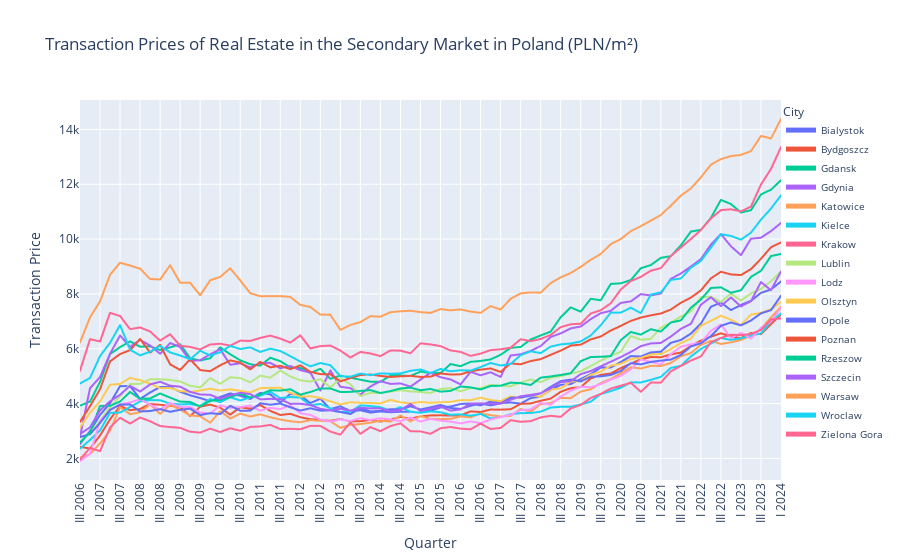

The notebook cell this image was saved under:
### Code cell
# Create a line plot using Plotly Express
fig_secondary_transaction = px.line(
    secondary_market_transaction_prices_df_melted,  # DataFrame containing the melted data
    x='Quarter',                                 # Column to be used for the x-axis
    y='Transaction Price',                       # Column to be used for the y-axis
    color='City',                                # Column to be used for coloring lines
    title='Transaction Prices of Real Estate in the Secondary Market in Poland (PLN/m²)'  # Title of the plot
)

# Update layout of the figure
fig_secondary_transaction.update_layout(
    xaxis=dict(
        tickangle=-90  # Rotate x-axis labels for better readability
    ),
    legend=dict(
        yanchor="top",               # Position the legend at the top
        y=1.0,                       # Vertical position of the legend
        xanchor="left",              # Horizontal alignment of the legend
        x=1.0,                       # Horizontal position of the legend
        font=dict(size=10),          # Font size of the legend text
        traceorder="normal",         # Order of traces in the legend
        itemsizing='constant'        # Ensure all items in the legend are of constant size
    )
)

# Show the plot
fig_secondary_transaction.show()

### Figure 1 — Plotly figure (JSON) as saved in the notebook; plotly's stock layout.template omitted (floating-point values rounded to 4 significant figures)
{"data": [{"hovertemplate": "City=Bialystok<br>Quarter=%{x}<br>Transaction Price=%{y}<extra></extra>", "legendgroup": "Bialystok", "line": {"color": "#636efa", "dash": "solid"}, "marker": {"symbol": "circle"}, "mode": "lines", "name": "Bialystok", "showlegend": true, "type": "scattergl", "x": ["III 2006", "IV 2006", "I 2007", "II 2007", "III 2007", "IV 2007", "I 2008", "II 2008", "III 2008", "IV 2008", "I 2009", "II 2009", "III 2009", "IV 2009", "I 2010", "II 2010", "III 2010", "IV 2010", "I 2011", "II 2011", "III 2011", "IV 2011", "I 2012", "II 2012", "III 2012", "IV 2012", "I 2013", "II 2013", "III 2013", "IV 2013", "I 2014", "II 2014", "III 2014", "IV 2014", "I 2015", "II 2015", "III 2015", "IV 2015", "I 2016", "II 2016", "III 2016", "IV 2016", "I 2017", "II 2017", "III 2017", "IV 2017", "I 2018", "II 2018", "III 2018", "IV 2018", "I 2019", "II 2019", "III 2019", "IV 2019", "I 2020", "II 2020", "III 2020", "IV 2020", "I 2021", "II 2021", "III 2021", "IV 2021", "I 2022", "II 2022", "III 2022", "IV 2022", "I 2023", "II 2023", "III 2023", "IV 2023", "I 2024"], "xaxis": "x", "y": [2529, 2998, 3590, 4009, 4635, 4637, 4168, 4404, 4604, 4601, 4432, 4301, 4201, 4086, 4243, 4369, 4286, 4169, 4391, 4334, 4044, 4349, 4304, 4018, 4177, 3797, 3899, 3728, 3755, 3670, 3712, 3685, 3701, 3702, 3665, 3745, 3857, 3890, 3986, 4000, 3933, 4078, 4015, 4040, 3998, 4199, 4254, 4495, 4682, 4712, 4896, 5069, 5315, 5316, 5518, 5732, 5716, 5866, 5892, 6216, 6320, 6552, 6916, 7531, 7686, 7407, 7599, 7749, 8038, 8163, 8452], "yaxis": "y"}, {"hovertemplate": "City=Bydgoszcz<br>Quarter=%{x}<br>Transaction Price=%{y}<extra></extra>", "legendgroup": "Bydgoszcz", "line": {"color": "#EF553B", "dash": "solid"}, "marker": {"symbol": "circle"}, "mode": "lines", "name": "Bydgoszcz", "showlegend": true, "type": "scattergl", "x": ["III 2006", "IV 2006", "I 2007", "II 2007", "III 2007", "IV 2007", "I 2008", "II 2008", "III 2008", "IV 2008", "I 2009", "II 2009", "III 2009", "IV 2009", "I 2010", "II 2010", "III 2010", "IV 2010", "I 2011", "II 2011", "III 2011", "IV 2011", "I 2012", "II 2012", "III 2012", "IV 2012", "I 2013", "II 2013", "III 2013", "IV 2013", "I 2014", "II 2014", "III 2014", "IV 2014", "I 2015", "II 2015", "III 2015", "IV 2015", "I 2016", "II 2016", "III 2016", "IV 2016", "I 2017", "II 2017", "III 2017", "IV 2017", "I 2018", "II 2018", "III 2018", "IV 2018", "I 2019", "II 2019", "III 2019", "IV 2019", "I 2020", "II 2020", "III 2020", "IV 2020", "I 2021", "II 2021", "III 2021", "IV 2021", "I 2022", "II 2022", "III 2022", "IV 2022", "I 2023", "II 2023", "III 2023", "IV 2023", "I 2024"], "xaxis": "x", "y": [2424, 2359, 2836, 3424, 3913, 3758, 3801, 3984, 3957, 3917, 3876, 3541, 3885, 3964, 3850, 3596, 3866, 3814, 3945, 3733, 3583, 3625, 3503, 3429, 3405, 3371, 3434, 3349, 3357, 3403, 3342, 3416, 3514, 3450, 3531, 3567, 3573, 3562, 3574, 3715, 3692, 3782, 3779, 3792, 3987, 4004, 4102, 4181, 4430, 4560, 4601, 4914, 5050, 5095, 5297, 5456, 5611, 5698, 5689, 5792, 5861, 6102, 6297, 6440, 6565, 6445, 6389, 6575, 6532, 6895, 7249], "yaxis": "y"}, {"hovertemplate": "City=Gdansk<br>Quarter=%{x}<br>Transaction Price=%{y}<extra></extra>", "legendgroup": "Gdansk", "line": {"color": "#00cc96", "dash": "solid"}, "marker": {"symbol": "circle"}, "mode": "lines", "name": "Gdansk", "showlegend": true, "type": "scattergl", "x": ["III 2006", "IV 2006", "I 2007", "II 2007", "III 2007", "IV 2007", "I 2008", "II 2008", "III 2008", "IV 2008", "I 2009", "II 2009", "III 2009", "IV 2009", "I 2010", "II 2010", "III 2010", "IV 2010", "I 2011", "II 2011", "III 2011", "IV 2011", "I 2012", "II 2012", "III 2012", "IV 2012", "I 2013", "II 2013", "III 2013", "IV 2013", "I 2014", "II 2014", "III 2014", "IV 2014", "I 2015", "II 2015", "III 2015", "IV 2015", "I 2016", "II 2016", "III 2016", "IV 2016", "I 2017", "II 2017", "III 2017", "IV 2017", "I 2018", "II 2018", "III 2018", "IV 2018", "I 2019", "II 2019", "III 2019", "IV 2019", "I 2020", "II 2020", "III 2020", "IV 2020", "I 2021", "II 2021", "III 2021", "IV 2021", "I 2022", "II 2022", "III 2022", "IV 2022", "I 2023", "II 2023", "III 2023", "IV 2023", "I 2024"], "xaxis": "x", "y": [3926, 4072, 4787, 5806, 6059, 6267, 6074, 6087, 5952, 6048, 6166, 5651, 5570, 5653, 6052, 5798, 5579, 5433, 5383, 5671, 5548, 5316, 5295, 5113, 5269, 4903, 5020, 4943, 4871, 4798, 4791, 5021, 5023, 5008, 5166, 5113, 5114, 5441, 5364, 5521, 5555, 5610, 5778, 6030, 6065, 6337, 6485, 6625, 7149, 7508, 7351, 7823, 7767, 8364, 8387, 8504, 8935, 9053, 9315, 9379, 9771, 10275, 10336, 10771, 11429, 11278, 10970, 11053, 11629, 11801, 12148], "yaxis": "y"}, {"hovertemplate": "City=Gdynia<br>Quarter=%{x}<br>Transaction Price=%{y}<extra></extra>", "legendgroup": "Gdynia", "line": {"color": "#ab63fa", "dash": "solid"}, "marker": {"symbol": "circle"}, "mode": "lines", "name": "Gdynia", "showlegend": true, "type": "scattergl", "x": ["III 2006", "IV 2006", "I 2007", "II 2007", "III 2007", "IV 2007", "I 2008", "II 2008", "III 2008", "IV 2008", "I 2009", "II 2009", "III 2009", "IV 2009", "I 2010", "II 2010", "III 2010", "IV 2010", "I 2011", "II 2011", "III 2011", "IV 2011", "I 2012", "II 2012", "III 2012", "IV 2012", "I 2013", "II 2013", "III 2013", "IV 2013", "I 2014", "II 2014", "III 2014", "IV 2014", "I 2015", "II 2015", "III 2015", "IV 2015", "I 2016", "II 2016", "III 2016", "IV 2016", "I 2017", "II 2017", "III 2017", "IV 2017", "I 2018", "II 2018", "III 2018", "IV 2018", "I 2019", "II 2019", "III 2019", "IV 2019", "I 2020", "II 2020", "III 2020", "IV 2020", "I 2021", "II 2021", "III 2021", "IV 2021", "I 2022", "II 2022", "III 2022", "IV 2022", "I 2023", "II 2023", "III 2023", "IV 2023", "I 2024"], "xaxis": "x", "y": [2782, 4561, 4966, 5817, 6483, 6069, 6321, 6119, 5816, 6208, 6063, 5554, 5582, 5797, 5981, 5416, 5470, 5317, 5481, 5483, 5288, 5370, 5219, 5131, 4474, 5209, 4613, 4564, 4328, 4624, 4817, 4716, 4734, 4617, 4874, 5126, 4962, 4879, 4699, 5155, 5030, 5141, 4971, 5754, 5799, 5920, 6098, 6428, 6562, 6743, 6810, 7081, 7297, 7384, 7671, 7727, 7993, 7942, 8017, 8549, 8745, 8998, 9269, 9801, 10184, 9737, 9414, 10013, 10051, 10290, 10588], "yaxis": "y"}, {"hovertemplate": "City=Katowice<br>Quarter=%{x}<br>Transaction Price=%{y}<extra></extra>", "legendgroup": "Katowice", "line": {"color": "#FFA15A", "dash": "solid"}, "marker": {"symbol": "circle"}, "mode": "lines", "name": "Katowice", "showlegend": true, "type": "scattergl", "x": ["III 2006", "IV 2006", "I 2007", "II 2007", "III 2007", "IV 2007", "I 2008", "II 2008", "III 2008", "IV 2008", "I 2009", "II 2009", "III 2009", "IV 2009", "I 2010", "II 2010", "III 2010", "IV 2010", "I 2011", "II 2011", "III 2011", "IV 2011", "I 2012", "II 2012", "III 2012", "IV 2012", "I 2013", "II 2013", "III 2013", "IV 2013", "I 2014", "II 2014", "III 2014", "IV 2014", "I 2015", "II 2015", "III 2015", "IV 2015", "I 2016", "II 2016", "III 2016", "IV 2016", "I 2017", "II 2017", "III 2017", "IV 2017", "I 2018", "II 2018", "III 2018", "IV 2018", "I 2019", "II 2019", "III 2019", "IV 2019", "I 2020", "II 2020", "III 2020", "IV 2020", "I 2021", "II 2021", "III 2021", "IV 2021", "I 2022", "II 2022", "III 2022", "IV 2022", "I 2023", "II 2023", "III 2023", "IV 2023", "I 2024"], "xaxis": "x", "y": [2028, 2160, 2542, 3013, 3870, 3612, 3685, 3968, 3622, 3952, 3777, 3563, 3541, 3303, 3722, 3455, 3632, 3528, 3607, 3500, 3418, 3356, 3318, 3399, 3371, 3357, 3116, 3222, 3254, 3301, 3378, 3339, 3563, 3348, 3542, 3444, 3434, 3442, 3531, 3500, 3636, 3577, 3528, 3551, 3805, 3698, 3981, 4018, 4204, 4200, 4438, 4521, 4749, 4895, 5106, 5327, 5278, 5376, 5370, 5481, 5728, 5842, 6145, 6288, 6174, 6232, 6319, 6482, 6726, 7144, 7526], "yaxis": "y"}, {"hovertemplate": "City=Kielce<br>Quarter=%{x}<br>Transaction Price=%{y}<extra></extra>", "legendgroup": "Kielce", "line": {"color": "#19d3f3", "dash": "solid"}, "marker": {"symbol": "circle"}, "mode": "lines", "name": "Kielce", "showlegend": true, "type": "scattergl", "x": ["III 2006", "IV 2006", "I 2007", "II 2007", "III 2007", "IV 2007", "I 2008", "II 2008", "III 2008", "IV 2008", "I 2009", "II 2009", "III 2009", "IV 2009", "I 2010", "II 2010", "III 2010", "IV 2010", "I 2011", "II 2011", "III 2011", "IV 2011", "I 2012", "II 2012", "III 2012", "IV 2012", "I 2013", "II 2013", "III 2013", "IV 2013", "I 2014", "II 2014", "III 2014", "IV 2014", "I 2015", "II 2015", "III 2015", "IV 2015", "I 2016", "II 2016", "III 2016", "IV 2016", "I 2017", "II 2017", "III 2017", "IV 2017", "I 2018", "II 2018", "III 2018", "IV 2018", "I 2019", "II 2019", "III 2019", "IV 2019", "I 2020", "II 2020", "III 2020", "IV 2020", "I 2021", "II 2021", "III 2021", "IV 2021", "I 2022", "II 2022", "III 2022", "IV 2022", "I 2023", "II 2023", "III 2023", "IV 2023", "I 2024"], "xaxis": "x", "y": [2355, 2673, 3022, 3661, 3670, 3876, 4078, 4127, 4122, 3996, 3970, 3982, 3911, 4167, 4049, 4230, 4114, 4223, 4285, 4427, 4201, 4239, 4218, 3941, 3987, 3829, 3691, 3707, 3933, 3909, 3870, 3739, 3868, 3703, 3663, 3717, 3684, 3589, 3607, 3558, 3620, 3456, 3502, 3612, 3653, 3655, 3705, 3854, 3883, 3882, 3968, 4067, 4345, 4453, 4578, 4774, 4770, 4867, 4973, 5301, 5377, 5716, 5992, 6188, 6391, 6324, 6384, 6475, 6562, 6992, 7287], "yaxis": "y"}, {"hovertemplate": "City=Krakow<br>Quarter=%{x}<br>Transaction Price=%{y}<extra></extra>", "legendgroup": "Krakow", "line": {"color": "#FF6692", "dash": "solid"}, "marker": {"symbol": "circle"}, "mode": "lines", "name": "Krakow", "showlegend": true, "type": "scattergl", "x": ["III 2006", "IV 2006", "I 2007", "II 2007", "III 2007", "IV 2007", "I 2008", "II 2008", "III 2008", "IV 2008", "I 2009", "II 2009", "III 2009", "IV 2009", "I 2010", "II 2010", "III 2010", "IV 2010", "I 2011", "II 2011", "III 2011", "IV 2011", "I 2012", "II 2012", "III 2012", "IV 2012", "I 2013", "II 2013", "III 2013", "IV 2013", "I 2014", "II 2014", "III 2014", "IV 2014", "I 2015", "II 2015", "III 2015", "IV 2015", "I 2016", "II 2016", "III 2016", "IV 2016", "I 2017", "II 2017", "III 2017", "IV 2017", "I 2018", "II 2018", "III 2018", "IV 2018", "I 2019", "II 2019", "III 2019", "IV 2019", "I 2020", "II 2020", "III 2020", "IV 2020", "I 2021", "II 2021", "III 2021", "IV 2021", "I 2022", "II 2022", "III 2022", "IV 2022", "I 2023", "II 2023", "III 2023", "IV 2023", "I 2024"], "xaxis": "x", "y": [5193, 6349, 6267, 7309, 7193, 6715, 6777, 6629, 6294, 6530, 6110, 6065, 5975, 6155, 6182, 6115, 6296, 6284, 6394, 6478, 6369, 6224, 6489, 6011, 6096, 6115, 5931, 5680, 5884, 5827, 5731, 5937, 5930, 5834, 6197, 6157, 6095, 5939, 5884, 5740, 5820, 5951, 5979, 6038, 6347, 6276, 6357, 6504, 6787, 6892, 6912, 7286, 7404, 7657, 8162, 8469, 8620, 8847, 8940, 9380, 9695, 10001, 10331, 10750, 11057, 11086, 11011, 11185, 11989, 12558, 13358], "yaxis": "y"}, {"hovertemplate": "City=Lublin<br>Quarter=%{x}<br>Transaction Price=%{y}<extra></extra>", "legendgroup": "Lublin", "line": {"color": "#B6E880", "dash": "solid"}, "marker": {"symbol": "circle"}, "mode": "lines", "name": "Lublin", "showlegend": true, "type": "scattergl", "x": ["III 2006", "IV 2006", "I 2007", "II 2007", "III 2007", "IV 2007", "I 2008", "II 2008", "III 2008", "IV 2008", "I 2009", "II 2009", "III 2009", "IV 2009", "I 2010", "II 2010", "III 2010", "IV 2010", "I 2011", "II 2011", "III 2011", "IV 2011", "I 2012", "II 2012", "III 2012", "IV 2012", "I 2013", "II 2013", "III 2013", "IV 2013", "I 2014", "II 2014", "III 2014", "IV 2014", "I 2015", "II 2015", "III 2015", "IV 2015", "I 2016", "II 2016", "III 2016", "IV 2016", "I 2017", "II 2017", "III 2017", "IV 2017", "I 2018", "II 2018", "III 2018", "IV 2018", "I 2019", "II 2019", "III 2019", "IV 2019", "I 2020", "II 2020", "III 2020", "IV 2020", "I 2021", "II 2021", "III 2021", "IV 2021", "I 2022", "II 2022", "III 2022", "IV 2022", "I 2023", "II 2023", "III 2023", "IV 2023", "I 2024"], "xaxis": "x", "y": [2769, 2884, 3373, 3870, 4265, 4713, 4718, 4890, 4885, 4859, 4805, 4650, 4589, 4926, 4720, 4959, 4930, 4774, 5019, 4945, 5206, 4989, 4848, 4805, 4886, 4588, 4917, 4703, 4273, 4392, 4382, 4441, 4487, 4444, 4424, 4386, 4534, 4561, 4449, 4568, 4559, 4680, 4651, 4630, 4765, 4879, 4782, 4939, 5001, 5095, 5176, 5371, 5565, 5747, 5884, 6464, 6331, 6359, 6767, 6950, 7176, 7362, 7884, 7893, 7707, 8009, 7761, 8016, 8185, 8465, 8822], "yaxis": "y"}, {"hovertemplate": "City=Lodz<br>Quarter=%{x}<br>Transaction Price=%{y}<extra></extra>", "legendgroup": "Lodz", "line": {"color": "#FF97FF", "dash": "solid"}, "marker": {"symbol": "circle"}, "mode": "lines", "name": "Lodz", "showlegend": true, "type": "scattergl", "x": ["III 2006", "IV 2006", "I 2007", "II 2007", "III 2007", "IV 2007", "I 2008", "II 2008", "III 2008", "IV 2008", "I 2009", "II 2009", "III 2009", "IV 2009", "I 2010", "II 2010", "III 2010", "IV 2010", "I 2011", "II 2011", "III 2011", "IV 2011", "I 2012", "II 2012", "III 2012", "IV 2012", "I 2013", "II 2013", "III 2013", "IV 2013", "I 2014", "II 2014", "III 2014", "IV 2014", "I 2015", "II 2015", "III 2015", "IV 2015", "I 2016", "II 2016", "III 2016", "IV 2016", "I 2017", "II 2017", "III 2017", "IV 2017", "I 2018", "II 2018", "III 2018", "IV 2018", "I 2019", "II 2019", "III 2019", "IV 2019", "I 2020", "II 2020", "III 2020", "IV 2020", "I 2021", "II 2021", "III 2021", "IV 2021", "I 2022", "II 2022", "III 2022", "IV 2022", "I 2023", "II 2023", "III 2023", "IV 2023", "I 2024"], "xaxis": "x", "y": [1905, 2160, 3360, 3749, 3981, 4039, 4160, 3961, 3780, 4020, 3874, 3870, 3677, 3636, 3933, 3845, 3874, 3924, 3738, 3843, 3798, 3939, 3647, 3587, 3418, 3341, 3422, 3360, 3469, 3400, 3464, 3421, 3361, 3490, 3342, 3442, 3376, 3341, 3277, 3347, 3284, 3417, 3509, 3588, 3762, 3784, 4022, 3959, 4256, 4465, 4616, 4596, 4708, 4870, 5011, 5245, 5613, 5522, 5433, 5800, 6075, 6158, 6214, 6652, 6887, 6384, 6579, 6366, 6768, 6987, 7496], "yaxis": "y"}, {"hovertemplate": "City=Olsztyn<br>Quarter=%{x}<br>Transaction Price=%{y}<extra></extra>", "legendgroup": "Olsztyn", "line": {"color": "#FECB52", "dash": "solid"}, "marker": {"symbol": "circle"}, "mode": "lines", "name": "Olsztyn", "showlegend": true, "type": "scattergl", "x": ["III 2006", "IV 2006", "I 2007", "II 2007", "III 2007", "IV 2007", "I 2008", "II 2008", "III 2008", "IV 2008", "I 2009", "II 2009", "III 2009", "IV 2009", "I 2010", "II 2010", "III 2010", "IV 2010", "I 2011", "II 2011", "III 2011", "IV 2011", "I 2012", "II 2012", "III 2012", "IV 2012", "I 2013", "II 2013", "III 2013", "IV 2013", "I 2014", "II 2014", "III 2014", "IV 2014", "I 2015", "II 2015", "III 2015", "IV 2015", "I 2016", "II 2016", "III 2016", "IV 2016", "I 2017", "II 2017", "III 2017", "IV 2017", "I 2018", "II 2018", "III 2018", "IV 2018", "I 2019", "II 2019", "III 2019", "IV 2019", "I 2020", "II 2020", "III 2020", "IV 2020", "I 2021", "II 2021", "III 2021", "IV 2021", "I 2022", "II 2022", "III 2022", "IV 2022", "I 2023", "II 2023", "III 2023", "IV 2023", "I 2024"], "xaxis": "x", "y": [3126, 3665, 4082, 4687, 4716, 4938, 4854, 4726, 4560, 4570, 4455, 4424, 4478, 4541, 4475, 4520, 4467, 4404, 4563, 4572, 4577, 4395, 4251, 4268, 4202, 4081, 3968, 4046, 4028, 4022, 4005, 4138, 4044, 4007, 4055, 4025, 4047, 4060, 4126, 4122, 4216, 4127, 4091, 4260, 4199, 4312, 4243, 4510, 4554, 4804, 4823, 5049, 5171, 5383, 5449, 5630, 5666, 5794, 5805, 5990, 6208, 6372, 6838, 7016, 7205, 7060, 6863, 7246, 7308, 7443, 7709], "yaxis": "y"}, {"hovertemplate": "City=Opole<br>Quarter=%{x}<br>Transaction Price=%{y}<extra></extra>", "legendgroup": "Opole", "line": {"color": "#636efa", "dash": "solid"}, "marker": {"symbol": "circle"}, "mode": "lines", "name": "Opole", "showlegend": true, "type": "scattergl", "x": ["III 2006", "IV 2006", "I 2007", "II 2007", "III 2007", "IV 2007", "I 2008", "II 2008", "III 2008", "IV 2008", "I 2009", "II 2009", "III 2009", "IV 2009", "I 2010", "II 2010", "III 2010", "IV 2010", "I 2011", "II 2011", "III 2011", "IV 2011", "I 2012", "II 2012", "III 2012", "IV 2012", "I 2013", "II 2013", "III 2013", "IV 2013", "I 2014", "II 2014", "III 2014", "IV 2014", "I 2015", "II 2015", "III 2015", "IV 2015", "I 2016", "II 2016", "III 2016", "IV 2016", "I 2017", "II 2017", "III 2017", "IV 2017", "I 2018", "II 2018", "III 2018", "IV 2018", "I 2019", "II 2019", "III 2019", "IV 2019", "I 2020", "II 2020", "III 2020", "IV 2020", "I 2021", "II 2021", "III 2021", "IV 2021", "I 2022", "II 2022", "III 2022", "IV 2022", "I 2023", "II 2023", "III 2023", "IV 2023", "I 2024"], "xaxis": "x", "y": [2777, 2885, 3295, 3771, 3958, 3967, 3712, 3729, 3797, 3700, 3772, 3814, 3582, 3649, 3617, 3919, 3735, 3742, 4010, 3959, 4002, 3864, 3745, 3829, 3740, 3753, 3689, 3619, 3832, 3714, 3732, 3794, 3784, 3901, 3785, 3861, 3949, 3838, 3805, 3920, 4002, 3935, 4006, 4212, 4221, 4285, 4371, 4609, 4818, 4875, 4808, 4978, 4993, 5043, 5189, 5474, 5429, 5520, 5567, 5605, 5774, 6083, 6201, 6463, 6836, 6957, 6852, 7028, 7291, 7409, 7934], "yaxis": "y"}, {"hovertemplate": "City=Poznan<br>Quarter=%{x}<br>Transaction Price=%{y}<extra></extra>", "legendgroup": "Poznan", "line": {"color": "#EF553B", "dash": "solid"}, "marker": {"symbol": "circle"}, "mode": "lines", "name": "Poznan", "showlegend": true, "type": "scattergl", "x": ["III 2006", "IV 2006", "I 2007", "II 2007", "III 2007", "IV 2007", "I 2008", "II 2008", "III 2008", "IV 2008", "I 2009", "II 2009", "III 2009", "IV 2009", "I 2010", "II 2010", "III 2010", "IV 2010", "I 2011", "II 2011", "III 2011", "IV 2011", "I 2012", "II 2012", "III 2012", "IV 2012", "I 2013", "II 2013", "III 2013", "IV 2013", "I 2014", "II 2014", "III 2014", "IV 2014", "I 2015", "II 2015", "III 2015", "IV 2015", "I 2016", "II 2016", "III 2016", "IV 2016", "I 2017", "II 2017", "III 2017", "IV 2017", "I 2018", "II 2018", "III 2018", "IV 2018", "I 2019", "II 2019", "III 2019", "IV 2019", "I 2020", "II 2020", "III 2020", "IV 2020", "I 2021", "II 2021", "III 2021", "IV 2021", "I 2022", "II 2022", "III 2022", "IV 2022", "I 2023", "II 2023", "III 2023", "IV 2023", "I 2024"], "xaxis": "x", "y": [3332, 3903, 4523, 5538, 5805, 5948, 6357, 5858, 6143, 5430, 5226, 5613, 5221, 5181, 5397, 5575, 5496, 5246, 5520, 5321, 5380, 5254, 5396, 5159, 5074, 5067, 4807, 4932, 5042, 5062, 5008, 4970, 4994, 5010, 4970, 4985, 5099, 5060, 5065, 5177, 5236, 5282, 5154, 5465, 5433, 5550, 5620, 5777, 5932, 6114, 6151, 6339, 6448, 6664, 6832, 7013, 7137, 7219, 7285, 7428, 7677, 7864, 8127, 8564, 8809, 8710, 8688, 8904, 9281, 9702, 9877], "yaxis": "y"}, {"hovertemplate": "City=Rzeszow<br>Quarter=%{x}<br>Transaction Price=%{y}<extra></extra>", "legendgroup": "Rzeszow", "line": {"color": "#00cc96", "dash": "solid"}, "marker": {"symbol": "circle"}, "mode": "lines", "name": "Rzeszow", "showlegend": true, "type": "scattergl", "x": ["III 2006", "IV 2006", "I 2007", "II 2007", "III 2007", "IV 2007", "I 2008", "II 2008", "III 2008", "IV 2008", "I 2009", "II 2009", "III 2009", "IV 2009", "I 2010", "II 2010", "III 2010", "IV 2010", "I 2011", "II 2011", "III 2011", "IV 2011", "I 2012", "II 2012", "III 2012", "IV 2012", "I 2013", "II 2013", "III 2013", "IV 2013", "I 2014", "II 2014", "III 2014", "IV 2014", "I 2015", "II 2015", "III 2015", "IV 2015", "I 2016", "II 2016", "III 2016", "IV 2016", "I 2017", "II 2017", "III 2017", "IV 2017", "I 2018", "II 2018", "III 2018", "IV 2018", "I 2019", "II 2019", "III 2019", "IV 2019", "I 2020", "II 2020", "III 2020", "IV 2020", "I 2021", "II 2021", "III 2021", "IV 2021", "I 2022", "II 2022", "III 2022", "IV 2022", "I 2023", "II 2023", "III 2023", "IV 2023", "I 2024"], "xaxis": "x", "y": [2591, 2935, 3916, 3918, 4073, 4424, 4169, 4187, 4366, 4217, 4071, 4058, 3896, 4096, 4134, 4232, 4359, 4224, 4333, 4485, 4472, 4522, 4325, 4422, 4547, 4549, 4422, 4425, 4462, 4491, 4384, 4455, 4551, 4582, 4485, 4533, 4435, 4463, 4623, 4591, 4514, 4642, 4651, 4763, 4744, 4677, 4945, 4989, 5044, 5106, 5546, 5697, 5708, 5731, 6313, 6611, 6516, 6713, 6627, 6957, 7033, 7495, 7792, 8216, 8239, 8041, 8133, 8620, 8843, 9381, 9457], "yaxis": "y"}, {"hovertemplate": "City=Szczecin<br>Quarter=%{x}<br>Transaction Price=%{y}<extra></extra>", "legendgroup": "Szczecin", "line": {"color": "#ab63fa", "dash": "solid"}, "marker": {"symbol": "circle"}, "mode": "lines", "name": "Szczecin", "showlegend": true, "type": "scattergl", "x": ["III 2006", "IV 2006", "I 2007", "II 2007", "III 2007", "IV 2007", "I 2008", "II 2008", "III 2008", "IV 2008", "I 2009", "II 2009", "III 2009", "IV 2009", "I 2010", "II 2010", "III 2010", "IV 2010", "I 2011", "II 2011", "III 2011", "IV 2011", "I 2012", "II 2012", "III 2012", "IV 2012", "I 2013", "II 2013", "III 2013", "IV 2013", "I 2014", "II 2014", "III 2014", "IV 2014", "I 2015", "II 2015", "III 2015", "IV 2015", "I 2016", "II 2016", "III 2016", "IV 2016", "I 2017", "II 2017", "III 2017", "IV 2017", "I 2018", "II 2018", "III 2018", "IV 2018", "I 2019", "II 2019", "III 2019", "IV 2019", "I 2020", "II 2020", "III 2020", "IV 2020", "I 2021", "II 2021", "III 2021", "IV 2021", "I 2022", "II 2022", "III 2022", "IV 2022", "I 2023", "II 2023", "III 2023", "IV 2023", "I 2024"], "xaxis": "x", "y": [2888, 3133, 3755, 4083, 4321, 4647, 4438, 4699, 4794, 4651, 4616, 4426, 4330, 4320, 4175, 4303, 4392, 4346, 4153, 4171, 4161, 3990, 3996, 3944, 3811, 3750, 3808, 3741, 3848, 3825, 3824, 3710, 3762, 3986, 3732, 3813, 3892, 3741, 3787, 3997, 4006, 3998, 3995, 4138, 4265, 4316, 4375, 4555, 4781, 4815, 5074, 5186, 5359, 5525, 5698, 5882, 6094, 6194, 6211, 6445, 6724, 6906, 7605, 7880, 7556, 7872, 7542, 7733, 8432, 8134, 8820], "yaxis": "y"}, {"hovertemplate": "City=Warsaw<br>Quarter=%{x}<br>Transaction Price=%{y}<extra></extra>", "legendgroup": "Warsaw", "line": {"color": "#FFA15A", "dash": "solid"}, "marker": {"symbol": "circle"}, "mode": "lines", "name": "Warsaw", "showlegend": true, "type": "scattergl", "x": ["III 2006", "IV 2006", "I 2007", "II 2007", "III 2007", "IV 2007", "I 2008", "II 2008", "III 2008", "IV 2008", "I 2009", "II 2009", "III 2009", "IV 2009", "I 2010", "II 2010", "III 2010", "IV 2010", "I 2011", "II 2011", "III 2011", "IV 2011", "I 2012", "II 2012", "III 2012", "IV 2012", "I 2013", "II 2013", "III 2013", "IV 2013", "I 2014", "II 2014", "III 2014", "IV 2014", "I 2015", "II 2015", "III 2015", "IV 2015", "I 2016", "II 2016", "III 2016", "IV 2016", "I 2017", "II 2017", "III 2017", "IV 2017", "I 2018", "II 2018", "III 2018", "IV 2018", "I 2019", "II 2019", "III 2019", "IV 2019", "I 2020", "II 2020", "III 2020", "IV 2020", "I 2021", "II 2021", "III 2021", "IV 2021", "I 2022", "II 2022", "III 2022", "IV 2022", "I 2023", "II 2023", "III 2023", "IV 2023", "I 2024"], "xaxis": "x", "y": [6232, 7143, 7730, 8696, 9137, 9034, 8921, 8546, 8528, 9046, 8406, 8406, 7949, 8497, 8620, 8933, 8493, 8024, 7915, 7920, 7920, 7889, 7601, 7522, 7247, 7238, 6687, 6867, 6971, 7189, 7170, 7332, 7365, 7387, 7335, 7308, 7447, 7401, 7434, 7355, 7309, 7556, 7429, 7821, 8020, 8054, 8047, 8394, 8604, 8762, 8985, 9243, 9457, 9812, 10003, 10288, 10470, 10671, 10879, 11218, 11585, 11845, 12251, 12714, 12917, 13026, 13069, 13205, 13763, 13670, 14380], "yaxis": "y"}, {"hovertemplate": "City=Wroclaw<br>Quarter=%{x}<br>Transaction Price=%{y}<extra></extra>", "legendgroup": "Wroclaw", "line": {"color": "#19d3f3", "dash": "solid"}, "marker": {"symbol": "circle"}, "mode": "lines", "name": "Wroclaw", "showlegend": true, "type": "scattergl", "x": ["III 2006", "IV 2006", "I 2007", "II 2007", "III 2007", "IV 2007", "I 2008", "II 2008", "III 2008", "IV 2008", "I 2009", "II 2009", "III 2009", "IV 2009", "I 2010", "II 2010", "III 2010", "IV 2010", "I 2011", "II 2011", "III 2011", "IV 2011", "I 2012", "II 2012", "III 2012", "IV 2012", "I 2013", "II 2013", "III 2013", "IV 2013", "I 2014", "II 2014", "III 2014", "IV 2014", "I 2015", "II 2015", "III 2015", "IV 2015", "I 2016", "II 2016", "III 2016", "IV 2016", "I 2017", "II 2017", "III 2017", "IV 2017", "I 2018", "II 2018", "III 2018", "IV 2018", "I 2019", "II 2019", "III 2019", "IV 2019", "I 2020", "II 2020", "III 2020", "IV 2020", "I 2021", "II 2021", "III 2021", "IV 2021", "I 2022", "II 2022", "III 2022", "IV 2022", "I 2023", "II 2023", "III 2023", "IV 2023", "I 2024"], "xaxis": "x", "y": [4734, 4932, 5732, 6217, 6862, 5965, 5758, 5891, 6105, 5867, 5753, 5615, 5927, 5753, 5871, 6102, 5990, 6050, 5883, 6004, 5918, 5728, 5533, 5357, 5477, 5401, 4999, 4979, 5094, 5037, 5100, 5087, 5100, 5194, 5245, 5116, 5263, 5177, 5216, 5201, 5332, 5480, 5390, 5445, 5764, 5906, 5841, 6077, 6159, 6191, 6267, 6482, 6858, 7316, 7315, 7496, 7301, 7973, 8057, 8510, 8563, 8953, 9202, 9686, 10178, 10114, 9980, 10234, 10709, 11112, 11594], "yaxis": "y"}, {"hovertemplate": "City=Zielona Gora<br>Quarter=%{x}<br>Transaction Price=%{y}<extra></extra>", "legendgroup": "Zielona Gora", "line": {"color": "#FF6692", "dash": "solid"}, "marker": {"symbol": "circle"}, "mode": "lines", "name": "Zielona Gora", "showlegend": true, "type": "scattergl", "x": ["III 2006", "IV 2006", "I 2007", "II 2007", "III 2007", "IV 2007", "I 2008", "II 2008", "III 2008", "IV 2008", "I 2009", "II 2009", "III 2009", "IV 2009", "I 2010", "II 2010", "III 2010", "IV 2010", "I 2011", "II 2011", "III 2011", "IV 2011", "I 2012", "II 2012", "III 2012", "IV 2012", "I 2013", "II 2013", "III 2013", "IV 2013", "I 2014", "II 2014", "III 2014", "IV 2014", "I 2015", "II 2015", "III 2015", "IV 2015", "I 2016", "II 2016", "III 2016", "IV 2016", "I 2017", "II 2017", "III 2017", "IV 2017", "I 2018", "II 2018", "III 2018", "IV 2018", "I 2019", "II 2019", "III 2019", "IV 2019", "I 2020", "II 2020", "III 2020", "IV 2020", "I 2021", "II 2021", "III 2021", "IV 2021", "I 2022", "II 2022", "III 2022", "IV 2022", "I 2023", "II 2023", "III 2023", "IV 2023", "I 2024"], "xaxis": "x", "y": [1960, 2381, 2264, 3126, 3483, 3270, 3492, 3354, 3180, 3143, 3114, 2972, 2941, 3085, 2963, 3098, 3009, 3150, 3166, 3222, 3070, 3078, 3064, 3186, 3184, 2978, 2867, 3314, 2895, 3141, 2994, 3179, 3277, 2990, 2985, 2897, 3101, 3146, 3086, 3060, 3267, 3073, 3110, 3393, 3336, 3358, 3495, 3554, 3515, 3822, 3950, 4203, 4354, 4547, 4650, 4758, 4430, 4767, 4764, 5174, 5375, 5568, 5719, 6240, 6394, 6512, 6496, 6538, 6688, 7067, 7104], "yaxis": "y"}], "layout": {"legend": {"font": {"size": 10}, "itemsizing": "constant", "title": {"text": "City"}, "tracegroupgap": 0, "traceorder": "normal", "x": 1, "xanchor": "left", "y": 1, "yanchor": "top"}, "title": {"text": "Transaction Prices of Real Estate in the Secondary Market in Poland (PLN/m²)"}, "xaxis": {"anchor": "y", "domain": [0, 1], "tickangle": -90, "title": {"text": "Quarter"}}, "yaxis": {"anchor": "x", "domain": [0, 1], "title": {"text": "Transaction Price"}}}}
